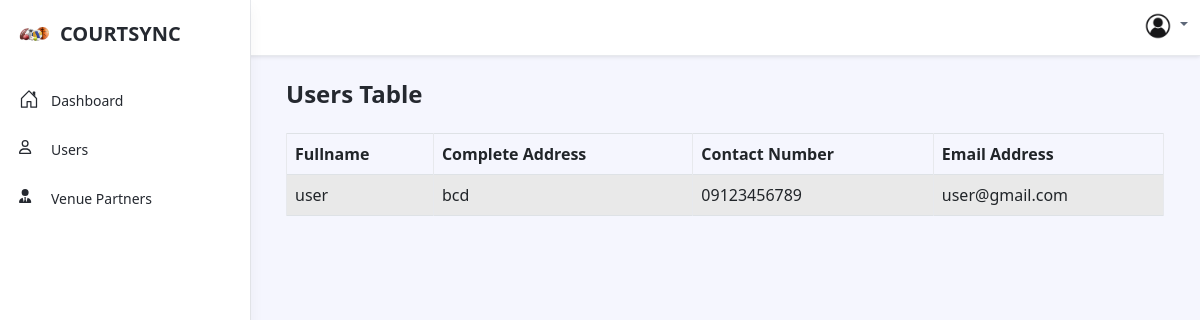
The page /admin/UsersTable.php (signed in) on the database its author committed.
### tables this page shows
CREATE TABLE `tbl_user_details` (
  `userDetailId` int(10) NOT NULL,
  `userId` int(10) NOT NULL,
  `fullName` varchar(255) NOT NULL,
  `address` varchar(555) NOT NULL,
  `contactNumber` varchar(20) NOT NULL,
  `emailAddress` varchar(55) NOT NULL,
  `isActive` tinyint(1) NOT NULL DEFAULT 1,
  `dateAdded` datetime NOT NULL DEFAULT current_timestamp()
);

### admin/UsersTable.php (the view, shortened to what this page needs)
<?php include('includes/AdminHeader.php') ?>
    <div class="app-wrapper">
	    <div class="app-content pt-3 p-md-3 p-lg-4">
		    <div class="container-xl">
			    <div class="row g-3 mb-4 align-items-center justify-content-between">
				    <div class="col-auto">
			            <h1 class="app-page-title mb-0">Users Table</h1>
				    </div>
			    </div>
                <div class="tab-content" id="orders-table-tab-content">
                    <table id="example" class="table table-striped table-bordered" style="width:100%">
                        <thead>
                            <tr>
                                <th>Fullname</th>
                                <th>Complete Address</th>
                                <th>Contact Number</th>
                                <th>Email Address</th>
                            </tr>
                        </thead>
                        <tbody>
                                <?php
                                $sql = "SELECT * FROM tbl_user INNER JOIN tbl_user_details ON tbl_user.userId = tbl_user_details.userId WHERE tbl_user.role = 'user'";
                                $result = $connect->query($sql);
                                if(!empty($result)){
                                    foreach($result as $row){
                                        ?>
                                        <tr>
                                            <td><?php echo $row['fullName'] ?></td>
                                            <td><?php echo $row['address'] ?></td>
                                            <td><?php echo $row['contactNumber'] ?></td>
                                            <td><?php echo $row['emailAddress'] ?></td>
                                        </tr>
                                        <?php
                                    }
                                }
                                ?>
                        </tbody>
                    </table>
                </div>
		    </div>
	    </div>
    </div>
    <?php include('includes/footer.php') ?>

### rows shown on the page
tbl_user_details: fullName "user", address "bcd", contactNumber "09123456789", emailAddress "user@gmail.com"
